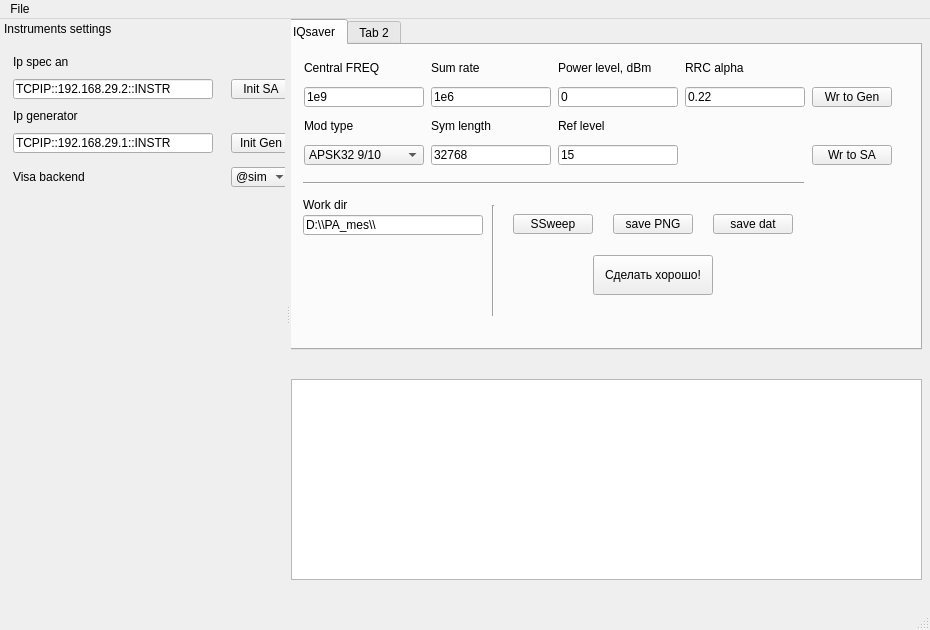
<?xml version="1.0" encoding="UTF-8"?>
<ui version="4.0">
 <class>PowerAmplifierTester</class>
 <widget class="QMainWindow" name="PowerAmplifierTester">
  <property name="enabled">
   <bool>true</bool>
  </property>
  <property name="geometry">
   <rect>
    <x>0</x>
    <y>0</y>
    <width>930</width>
    <height>630</height>
   </rect>
  </property>
  <property name="sizePolicy">
   <sizepolicy hsizetype="Preferred" vsizetype="Preferred">
    <horstretch>0</horstretch>
    <verstretch>0</verstretch>
   </sizepolicy>
  </property>
  <property name="minimumSize">
   <size>
    <width>930</width>
    <height>630</height>
   </size>
  </property>
  <property name="font">
   <font>
    <pointsize>9</pointsize>
   </font>
  </property>
  <property name="contextMenuPolicy">
   <enum>Qt::DefaultContextMenu</enum>
  </property>
  <property name="windowTitle">
   <string>PowerAmplifierTester</string>
  </property>
  <widget class="QWidget" name="centralwidget">
   <widget class="QTabWidget" name="tabWidget">
    <property name="geometry">
     <rect>
      <x>-10</x>
      <y>0</y>
      <width>641</width>
      <height>331</height>
     </rect>
    </property>
    <property name="currentIndex">
     <number>0</number>
    </property>
    <widget class="QWidget" name="IQsaver">
     <attribute name="title">
      <string>IQsaver</string>
     </attribute>
     <widget class="Line" name="line">
      <property name="geometry">
       <rect>
        <x>20</x>
        <y>130</y>
        <width>501</width>
        <height>16</height>
       </rect>
      </property>
      <property name="orientation">
       <enum>Qt::Horizontal</enum>
      </property>
     </widget>
     <widget class="QWidget" name="layoutWidget">
      <property name="geometry">
       <rect>
        <x>20</x>
        <y>10</y>
        <width>590</width>
        <height>113</height>
       </rect>
      </property>
      <layout class="QGridLayout" name="gridLayout">
       <item row="0" column="1">
        <widget class="QLabel" name="sumRate_label">
         <property name="minimumSize">
          <size>
           <width>120</width>
           <height>20</height>
          </size>
         </property>
         <property name="maximumSize">
          <size>
           <width>120</width>
           <height>20</height>
          </size>
         </property>
         <property name="text">
          <string>Sum rate</string>
         </property>
        </widget>
       </item>
       <item row="0" column="2">
        <widget class="QLabel" name="powerLevellabel">
         <property name="minimumSize">
          <size>
           <width>120</width>
           <height>20</height>
          </size>
         </property>
         <property name="maximumSize">
          <size>
           <width>120</width>
           <height>20</height>
          </size>
         </property>
         <property name="text">
          <string>Power level, dBm</string>
         </property>
        </widget>
       </item>
       <item row="0" column="3">
        <widget class="QLabel" name="alpha_label">
         <property name="minimumSize">
          <size>
           <width>120</width>
           <height>20</height>
          </size>
         </property>
         <property name="maximumSize">
          <size>
           <width>120</width>
           <height>20</height>
          </size>
         </property>
         <property name="text">
          <string>RRC alpha</string>
         </property>
        </widget>
       </item>
       <item row="3" column="1">
        <widget class="QLineEdit" name="symLen_lineEdit">
         <property name="minimumSize">
          <size>
           <width>120</width>
           <height>20</height>
          </size>
         </property>
         <property name="maximumSize">
          <size>
           <width>120</width>
           <height>20</height>
          </size>
         </property>
         <property name="text">
          <string>32768</string>
         </property>
        </widget>
       </item>
       <item row="1" column="1">
        <widget class="QLineEdit" name="sumRate_lineEdit">
         <property name="minimumSize">
          <size>
           <width>120</width>
           <height>20</height>
          </size>
         </property>
         <property name="maximumSize">
          <size>
           <width>120</width>
           <height>20</height>
          </size>
         </property>
         <property name="text">
          <string>1e6</string>
         </property>
        </widget>
       </item>
       <item row="3" column="0">
        <widget class="QComboBox" name="modType_comboBox">
         <property name="minimumSize">
          <size>
           <width>120</width>
           <height>20</height>
          </size>
         </property>
         <property name="maximumSize">
          <size>
           <width>120</width>
           <height>20</height>
          </size>
         </property>
         <property name="currentIndex">
          <number>0</number>
         </property>
         <property name="maxVisibleItems">
          <number>2</number>
         </property>
         <property name="maxCount">
          <number>2</number>
         </property>
         <item>
          <property name="text">
           <string>APSK32 9/10</string>
          </property>
         </item>
         <item>
          <property name="text">
           <string>QPSK</string>
          </property>
         </item>
        </widget>
       </item>
       <item row="2" column="0">
        <widget class="QLabel" name="modType_label">
         <property name="minimumSize">
          <size>
           <width>120</width>
           <height>20</height>
          </size>
         </property>
         <property name="maximumSize">
          <size>
           <width>120</width>
           <height>20</height>
          </size>
         </property>
         <property name="text">
          <string>Mod type</string>
         </property>
        </widget>
       </item>
       <item row="1" column="2">
        <widget class="QLineEdit" name="powerLevel_lineEdit">
         <property name="minimumSize">
          <size>
           <width>120</width>
           <height>20</height>
          </size>
         </property>
         <property name="maximumSize">
          <size>
           <width>120</width>
           <height>20</height>
          </size>
         </property>
         <property name="text">
          <string>0</string>
         </property>
        </widget>
       </item>
       <item row="0" column="0">
        <widget class="QLabel" name="cf_label">
         <property name="minimumSize">
          <size>
           <width>120</width>
           <height>20</height>
          </size>
         </property>
         <property name="maximumSize">
          <size>
           <width>120</width>
           <height>20</height>
          </size>
         </property>
         <property name="text">
          <string>Central FREQ</string>
         </property>
        </widget>
       </item>
       <item row="2" column="1">
        <widget class="QLabel" name="symLen_label">
         <property name="minimumSize">
          <size>
           <width>120</width>
           <height>20</height>
          </size>
         </property>
         <property name="maximumSize">
          <size>
           <width>120</width>
           <height>20</height>
          </size>
         </property>
         <property name="text">
          <string>Sym length</string>
         </property>
        </widget>
       </item>
       <item row="1" column="0">
        <widget class="QLineEdit" name="cf_lineEdit">
         <property name="minimumSize">
          <size>
           <width>120</width>
           <height>20</height>
          </size>
         </property>
         <property name="maximumSize">
          <size>
           <width>120</width>
           <height>20</height>
          </size>
         </property>
         <property name="text">
          <string>1e9</string>
         </property>
        </widget>
       </item>
       <item row="1" column="3">
        <widget class="QLineEdit" name="alpha_lineEdit">
         <property name="minimumSize">
          <size>
           <width>120</width>
           <height>20</height>
          </size>
         </property>
         <property name="maximumSize">
          <size>
           <width>120</width>
           <height>20</height>
          </size>
         </property>
         <property name="text">
          <string>0.22</string>
         </property>
        </widget>
       </item>
       <item row="2" column="2">
        <widget class="QLabel" name="refLevellabel">
         <property name="minimumSize">
          <size>
           <width>120</width>
           <height>20</height>
          </size>
         </property>
         <property name="maximumSize">
          <size>
           <width>120</width>
           <height>20</height>
          </size>
         </property>
         <property name="text">
          <string>Ref level</string>
         </property>
        </widget>
       </item>
       <item row="3" column="2">
        <widget class="QLineEdit" name="refLevel_lineEdit">
         <property name="minimumSize">
          <size>
           <width>120</width>
           <height>20</height>
          </size>
         </property>
         <property name="maximumSize">
          <size>
           <width>120</width>
           <height>20</height>
          </size>
         </property>
         <property name="text">
          <string>15</string>
         </property>
        </widget>
       </item>
       <item row="1" column="4">
        <widget class="QPushButton" name="wrParGen_pushButton">
         <property name="minimumSize">
          <size>
           <width>80</width>
           <height>20</height>
          </size>
         </property>
         <property name="maximumSize">
          <size>
           <width>60</width>
           <height>20</height>
          </size>
         </property>
         <property name="text">
          <string>Wr to Gen</string>
         </property>
         <property name="iconSize">
          <size>
           <width>20</width>
           <height>20</height>
          </size>
         </property>
        </widget>
       </item>
       <item row="3" column="4">
        <widget class="QPushButton" name="wrParAn_pushButton">
         <property name="minimumSize">
          <size>
           <width>80</width>
           <height>20</height>
          </size>
         </property>
         <property name="maximumSize">
          <size>
           <width>60</width>
           <height>20</height>
          </size>
         </property>
         <property name="text">
          <string>Wr to SA</string>
         </property>
         <property name="iconSize">
          <size>
           <width>20</width>
           <height>20</height>
          </size>
         </property>
        </widget>
       </item>
      </layout>
     </widget>
     <widget class="QPushButton" name="alltest_pushButton">
      <property name="geometry">
       <rect>
        <x>310</x>
        <y>210</y>
        <width>120</width>
        <height>40</height>
       </rect>
      </property>
      <property name="minimumSize">
       <size>
        <width>120</width>
        <height>40</height>
       </size>
      </property>
      <property name="maximumSize">
       <size>
        <width>120</width>
        <height>40</height>
       </size>
      </property>
      <property name="text">
       <string>Сделать хорошо!</string>
      </property>
     </widget>
     <widget class="QWidget" name="layoutWidget">
      <property name="geometry">
       <rect>
        <x>230</x>
        <y>160</y>
        <width>282</width>
        <height>39</height>
       </rect>
      </property>
      <layout class="QHBoxLayout" name="horizontalLayout_3">
       <property name="spacing">
        <number>20</number>
       </property>
       <property name="bottomMargin">
        <number>0</number>
       </property>
       <item>
        <widget class="QPushButton" name="ssweep_pushButton">
         <property name="minimumSize">
          <size>
           <width>80</width>
           <height>20</height>
          </size>
         </property>
         <property name="maximumSize">
          <size>
           <width>60</width>
           <height>20</height>
          </size>
         </property>
         <property name="text">
          <string>SSweep</string>
         </property>
        </widget>
       </item>
       <item>
        <widget class="QPushButton" name="spng_pushButton">
         <property name="minimumSize">
          <size>
           <width>80</width>
           <height>20</height>
          </size>
         </property>
         <property name="maximumSize">
          <size>
           <width>60</width>
           <height>20</height>
          </size>
         </property>
         <property name="text">
          <string>save PNG</string>
         </property>
        </widget>
       </item>
       <item>
        <widget class="QPushButton" name="sdat_pushButton">
         <property name="minimumSize">
          <size>
           <width>80</width>
           <height>20</height>
          </size>
         </property>
         <property name="maximumSize">
          <size>
           <width>60</width>
           <height>20</height>
          </size>
         </property>
         <property name="text">
          <string>save dat</string>
         </property>
        </widget>
       </item>
      </layout>
     </widget>
     <widget class="QLineEdit" name="saveDir_lineEdit">
      <property name="geometry">
       <rect>
        <x>20</x>
        <y>170</y>
        <width>180</width>
        <height>20</height>
       </rect>
      </property>
      <property name="minimumSize">
       <size>
        <width>180</width>
        <height>20</height>
       </size>
      </property>
      <property name="maximumSize">
       <size>
        <width>180</width>
        <height>20</height>
       </size>
      </property>
      <property name="text">
       <string>D:\\PA_mes\\</string>
      </property>
     </widget>
     <widget class="QLabel" name="cf_label_2">
      <property name="geometry">
       <rect>
        <x>20</x>
        <y>150</y>
        <width>120</width>
        <height>20</height>
       </rect>
      </property>
      <property name="minimumSize">
       <size>
        <width>120</width>
        <height>20</height>
       </size>
      </property>
      <property name="maximumSize">
       <size>
        <width>120</width>
        <height>20</height>
       </size>
      </property>
      <property name="text">
       <string>Work dir</string>
      </property>
     </widget>
     <widget class="Line" name="line_2">
      <property name="geometry">
       <rect>
        <x>200</x>
        <y>160</y>
        <width>21</width>
        <height>111</height>
       </rect>
      </property>
      <property name="orientation">
       <enum>Qt::Vertical</enum>
      </property>
     </widget>
    </widget>
    <widget class="QWidget" name="tab_2">
     <attribute name="title">
      <string>Tab 2</string>
     </attribute>
    </widget>
   </widget>
   <widget class="QPlainTextEdit" name="plainTextEdit">
    <property name="geometry">
     <rect>
      <x>0</x>
      <y>360</y>
      <width>631</width>
      <height>201</height>
     </rect>
    </property>
   </widget>
  </widget>
  <widget class="QMenuBar" name="menubar">
   <property name="geometry">
    <rect>
     <x>0</x>
     <y>0</y>
     <width>930</width>
     <height>26</height>
    </rect>
   </property>
   <widget class="QMenu" name="menu12">
    <property name="title">
     <string>File</string>
    </property>
    <addaction name="actionOpen"/>
    <addaction name="separator"/>
    <addaction name="actionExit"/>
   </widget>
   <addaction name="menu12"/>
  </widget>
  <widget class="QStatusBar" name="statusbar"/>
  <widget class="QDockWidget" name="dockWidget">
   <property name="minimumSize">
    <size>
     <width>285</width>
     <height>44</height>
    </size>
   </property>
   <property name="maximumSize">
    <size>
     <width>500</width>
     <height>524287</height>
    </size>
   </property>
   <property name="accessibleName">
    <string/>
   </property>
   <property name="features">
    <set>QDockWidget::NoDockWidgetFeatures</set>
   </property>
   <property name="allowedAreas">
    <set>Qt::NoDockWidgetArea</set>
   </property>
   <property name="windowTitle">
    <string>Instruments settings</string>
   </property>
   <attribute name="dockWidgetArea">
    <number>1</number>
   </attribute>
   <widget class="QWidget" name="dockWidgetContents">
    <widget class="QWidget" name="">
     <property name="geometry">
      <rect>
       <x>13</x>
       <y>13</y>
       <width>278</width>
       <height>142</height>
      </rect>
     </property>
     <layout class="QVBoxLayout" name="verticalLayout">
      <item>
       <widget class="QLabel" name="sA_label">
        <property name="minimumSize">
         <size>
          <width>120</width>
          <height>20</height>
         </size>
        </property>
        <property name="maximumSize">
         <size>
          <width>120</width>
          <height>20</height>
         </size>
        </property>
        <property name="text">
         <string>Ip spec an</string>
        </property>
       </widget>
      </item>
      <item>
       <layout class="QHBoxLayout" name="horizontalLayout_2">
        <item>
         <widget class="QLineEdit" name="ipSA_lineEdit">
          <property name="minimumSize">
           <size>
            <width>200</width>
            <height>20</height>
           </size>
          </property>
          <property name="maximumSize">
           <size>
            <width>180</width>
            <height>20</height>
           </size>
          </property>
          <property name="text">
           <string>TCPIP::192.168.29.2::INSTR</string>
          </property>
         </widget>
        </item>
        <item>
         <spacer name="horizontalSpacer_3">
          <property name="orientation">
           <enum>Qt::Horizontal</enum>
          </property>
          <property name="sizeHint" stdset="0">
           <size>
            <width>40</width>
            <height>20</height>
           </size>
          </property>
         </spacer>
        </item>
        <item>
         <widget class="QPushButton" name="initSa_pushButton">
          <property name="minimumSize">
           <size>
            <width>60</width>
            <height>20</height>
           </size>
          </property>
          <property name="maximumSize">
           <size>
            <width>60</width>
            <height>20</height>
           </size>
          </property>
          <property name="text">
           <string>Init SA</string>
          </property>
          <property name="iconSize">
           <size>
            <width>20</width>
            <height>20</height>
           </size>
          </property>
         </widget>
        </item>
       </layout>
      </item>
      <item>
       <widget class="QLabel" name="Gen_label">
        <property name="minimumSize">
         <size>
          <width>120</width>
          <height>20</height>
         </size>
        </property>
        <property name="maximumSize">
         <size>
          <width>120</width>
          <height>20</height>
         </size>
        </property>
        <property name="text">
         <string>Ip generator</string>
        </property>
       </widget>
      </item>
      <item>
       <layout class="QHBoxLayout" name="horizontalLayout">
        <item>
         <widget class="QLineEdit" name="ipGen_lineEdit">
          <property name="minimumSize">
           <size>
            <width>200</width>
            <height>20</height>
           </size>
          </property>
          <property name="maximumSize">
           <size>
            <width>180</width>
            <height>20</height>
           </size>
          </property>
          <property name="text">
           <string>TCPIP::192.168.29.1::INSTR</string>
          </property>
         </widget>
        </item>
        <item>
         <spacer name="horizontalSpacer_2">
          <property name="orientation">
           <enum>Qt::Horizontal</enum>
          </property>
          <property name="sizeHint" stdset="0">
           <size>
            <width>40</width>
            <height>20</height>
           </size>
          </property>
         </spacer>
        </item>
        <item>
         <widget class="QPushButton" name="initGen_pushButton">
          <property name="minimumSize">
           <size>
            <width>60</width>
            <height>20</height>
           </size>
          </property>
          <property name="maximumSize">
           <size>
            <width>60</width>
            <height>20</height>
           </size>
          </property>
          <property name="text">
           <string>Init Gen</string>
          </property>
          <property name="iconSize">
           <size>
            <width>20</width>
            <height>20</height>
           </size>
          </property>
         </widget>
        </item>
       </layout>
      </item>
      <item>
       <layout class="QHBoxLayout" name="horizontalLayout_4">
        <property name="topMargin">
         <number>7</number>
        </property>
        <item>
         <widget class="QLabel" name="backend_label">
          <property name="minimumSize">
           <size>
            <width>120</width>
            <height>20</height>
           </size>
          </property>
          <property name="maximumSize">
           <size>
            <width>120</width>
            <height>20</height>
           </size>
          </property>
          <property name="text">
           <string>Visa backend</string>
          </property>
         </widget>
        </item>
        <item>
         <spacer name="horizontalSpacer">
          <property name="orientation">
           <enum>Qt::Horizontal</enum>
          </property>
          <property name="sizeHint" stdset="0">
           <size>
            <width>40</width>
            <height>20</height>
           </size>
          </property>
         </spacer>
        </item>
        <item>
         <widget class="QComboBox" name="backendComboBox">
          <property name="minimumSize">
           <size>
            <width>60</width>
            <height>20</height>
           </size>
          </property>
          <property name="maximumSize">
           <size>
            <width>60</width>
            <height>20</height>
           </size>
          </property>
          <item>
           <property name="text">
            <string>@sim</string>
           </property>
          </item>
          <item>
           <property name="text">
            <string>@ni</string>
           </property>
          </item>
         </widget>
        </item>
       </layout>
      </item>
     </layout>
    </widget>
   </widget>
  </widget>
  <action name="actionOpen">
   <property name="text">
    <string>Open</string>
   </property>
  </action>
  <action name="actionExit">
   <property name="text">
    <string>Exit</string>
   </property>
  </action>
 </widget>
 <tabstops>
  <tabstop>sumRate_lineEdit</tabstop>
  <tabstop>symLen_lineEdit</tabstop>
  <tabstop>cf_lineEdit</tabstop>
  <tabstop>modType_comboBox</tabstop>
  <tabstop>powerLevel_lineEdit</tabstop>
  <tabstop>alpha_lineEdit</tabstop>
 </tabstops>
 <resources/>
 <connections>
  <connection>
   <sender>actionExit</sender>
   <signal>triggered()</signal>
   <receiver>PowerAmplifierTester</receiver>
   <slot>close()</slot>
   <hints>
    <hint type="sourcelabel">
     <x>-1</x>
     <y>-1</y>
    </hint>
    <hint type="destinationlabel">
     <x>359</x>
     <y>249</y>
    </hint>
   </hints>
  </connection>
 </connections>
</ui>
